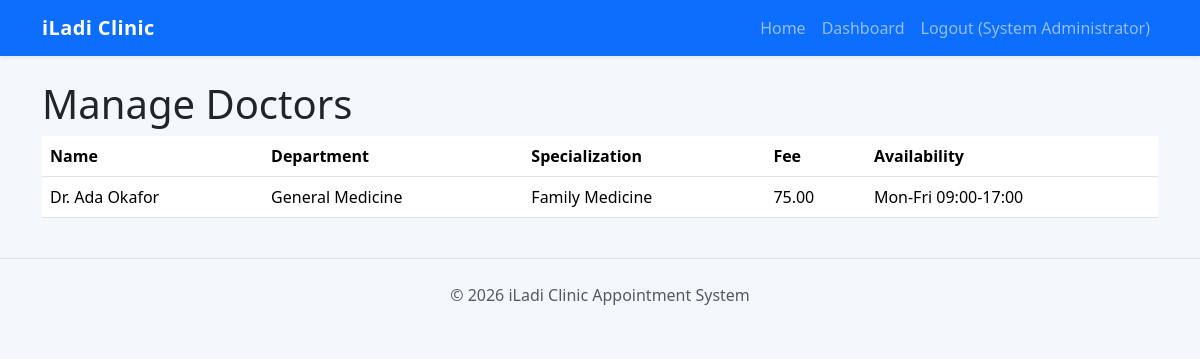
Page /admin/doctors.php (signed in) on the committed database.
### tables this page shows
CREATE TABLE doctors (
  id INT AUTO_INCREMENT PRIMARY KEY,
  user_id INT NOT NULL,
  department_id INT NOT NULL,
  specialization VARCHAR(160) NOT NULL,
  consultation_fee DECIMAL(10,2) NOT NULL DEFAULT 0,
  availability VARCHAR(255),
  FOREIGN KEY (user_id) REFERENCES users(id) ON DELETE CASCADE,
  FOREIGN KEY (department_id) REFERENCES departments(id)
);

CREATE TABLE users (
  id INT AUTO_INCREMENT PRIMARY KEY,
  name VARCHAR(120) NOT NULL,
  email VARCHAR(160) NOT NULL UNIQUE,
  password VARCHAR(255) NOT NULL,
  role ENUM('administrator','doctor','receptionist','patient') NOT NULL,
  created_at TIMESTAMP DEFAULT CURRENT_TIMESTAMP
);

CREATE TABLE departments (
  id INT AUTO_INCREMENT PRIMARY KEY,
  name VARCHAR(120) NOT NULL UNIQUE,
  description TEXT
);

### config/database.php (called while the page is built, shortened)
<?php
final class Database
{
    public static function connection(): PDO
    {
        $dsn = sprintf('mysql:host=%s;dbname=%s;charset=%s', self::HOST, self::DB, self::CHARSET);
        $pdo = new PDO($dsn, self::USER, self::PASS, [
            PDO::ATTR_ERRMODE => PDO::ERRMODE_EXCEPTION,
            PDO::ATTR_DEFAULT_FETCH_MODE => PDO::FETCH_ASSOC,
            PDO::ATTR_EMULATE_PREPARES => false,
        ]);
        return $pdo;
    }
}

### includes/helpers.php (called while the page is built, shortened)
<?php
function e(?string $value): string
{
    return htmlspecialchars($value ?? '', ENT_QUOTES, 'UTF-8');
}

### admin/doctors.php (the view)
<?php $pageTitle='Manage Doctors'; include __DIR__.'/../includes/header.php'; require_login('administrator'); $rows=Database::connection()->query('SELECT d.*, u.name doctor_name, dep.name department FROM doctors d JOIN users u ON u.id=d.user_id JOIN departments dep ON dep.id=d.department_id')->fetchAll(); ?>
<h1>Manage Doctors</h1><table class="table"><tr><th>Name</th><th>Department</th><th>Specialization</th><th>Fee</th><th>Availability</th></tr><?php foreach($rows as $r): ?><tr><td><?= e($r['doctor_name']) ?></td><td><?= e($r['department']) ?></td><td><?= e($r['specialization']) ?></td><td><?= e($r['consultation_fee']) ?></td><td><?= e($r['availability']) ?></td></tr><?php endforeach; ?></table><?php include __DIR__.'/../includes/footer.php'; ?>

### assets/css/app.css (style rules this page uses)
:root { --clinic-primary:#0d6efd;--clinic-accent:#20c997 }
body { background:#f4f7fb }

### rows in the picture
doctors: user.name "Dr. Ada Okafor", department.name "General Medicine", specialization "Family Medicine", consultation_fee "75.00", availability "Mon-Fri 09:00-17:00"

### other values in the picture
$user['name'] "System Administrator"
